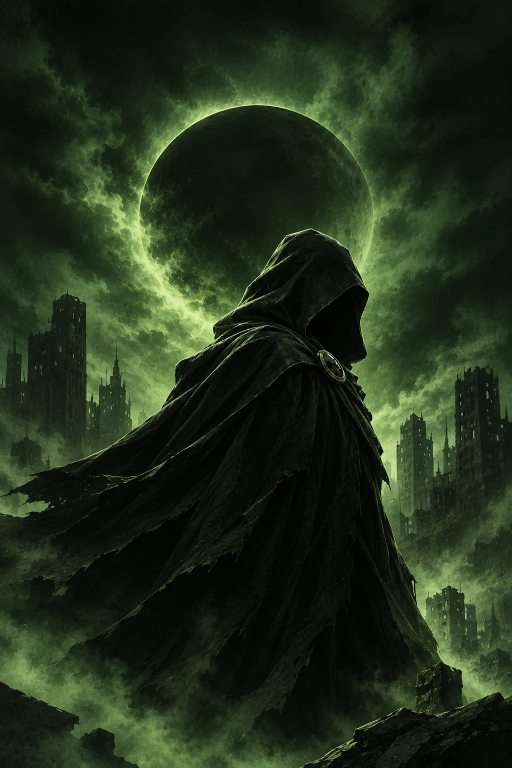
#> input picture assets/art/kalyug-character.webp, 1024 x 1536 px, found by its file name (shown at 1/2 size)
$ python hero_art.py ../../assets/art/kalyug-character.webp
#> lines starting #> are read from the running program, lines starting #| are printed output that depends on the picture; after the words box and inside, x2 and y2 are one past the last pixel; in counts of white or black regions, pixels touching at a corner belong together
### scripts/art/palette.py
"""
The site's colour grade, shared by the art scripts: the November poster's calm look. Deep
emerald-black shadows, quiet grey-green mid-tones and a warm ivory-gold light, with a little of
each picture's own colour kept (at half saturation) so pictures stay easy to tell apart.

    from palette import calm   # each script adds its own folder to sys.path first
"""
import numpy as np
from PIL import Image

# Shadow to highlight.
STOPS = [
    (0.00, (6, 11, 9)),
    (0.15, (12, 25, 19)),
    (0.35, (25, 47, 37)),
    (0.55, (54, 80, 64)),
    (0.75, (114, 130, 102)),
    (0.90, (200, 198, 160)),
    (1.00, (246, 242, 218)),
]


def gradient_map(lum: np.ndarray) -> np.ndarray:
    out = np.zeros(lum.shape + (3,), np.float32)
    for (a, ca), (b, cb) in zip(STOPS, STOPS[1:]):
        m = (lum >= a) & (lum <= b)
        t = ((lum - a) / (b - a))[m][:, None]
        out[m] = np.array(ca, np.float32) * (1 - t) + np.array(cb, np.float32) * t
    return out


def calm(im: Image.Image, keep: float = 0.22) -> Image.Image:
    """Grade a picture to the palette, keeping `keep` of its own (half-saturated) colour."""
#> called with keep = 0.22
    a = np.asarray(im.convert('RGB')).astype(np.float32) / 255
    lum = np.clip(a @ np.array([0.299, 0.587, 0.114], np.float32), 0, 1) ** 0.9
    grey = (lum * 255)[..., None]
    own = grey + (a * 255 - grey) * 0.5
    return Image.fromarray(np.clip(gradient_map(lum) * (1 - keep) + own * keep, 0, 255).astype(np.uint8))
#> the loop in gradient_map, `for (a, ca), (b, cb) in zip(STOPS, STOPS[1:]):` made 6 passes
#> pass 1, in gradient_map, `m = (lum >= a) & (lum <= b)`:
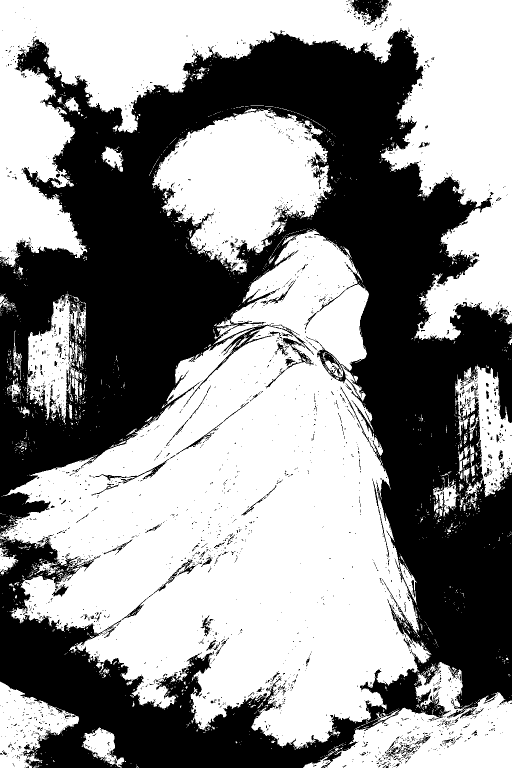
#> m: shape (1536, 1024) bool (shown at 1/2 size); 56.6% white; 2436 black regions (2297 under 20 px), largest, box (x1, y1, x2, y2) and area: (0, 56, 1024, 1536) 661273, (699, 0, 778, 50) 1997, (531, 676, 628, 777) 836
#> after the loop in gradient_map, `for (a, ca), (b, cb) in zip(STOPS, STOPS[1:]):`:
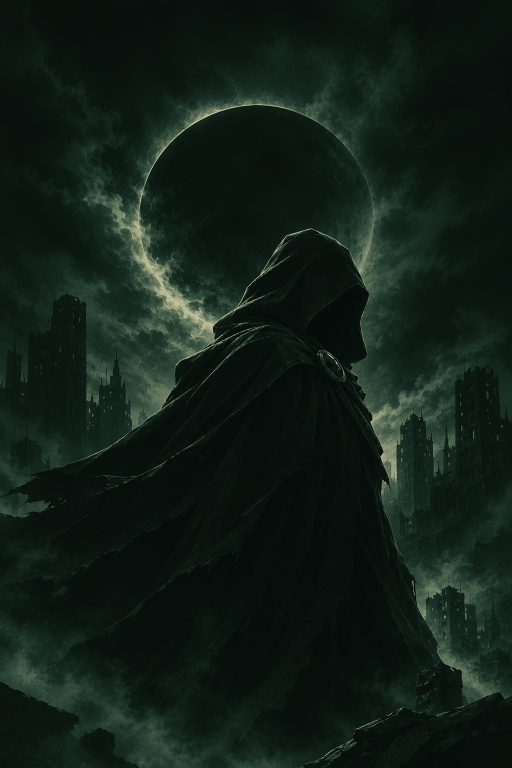
#> out: shape (1536, 1024, 3) float32 (shown at 1/2 size); mean of channels 0, 1, 2 17.9, 31.2, 24.4; drawn as R, G, B

### scripts/art/hero_art.py
"""
The landing hero art, from the club's character art of Professor Kalyug.

    python3 scripts/art/hero_art.py assets/art

Reads (in assets/art):
  kalyug-character.webp  portrait (2 : 3): hood to waist before the eclipse
  kalyug-wide.webp       wide (21 : 9): the same scene, the figure on the right and the ruined
                         city carrying on across the left, as quiet space for the title

Writes:
  Both are graded to the site's palette (palette.py: the November poster's calm greens).

  hero.jpg          phones and tablets: the portrait, with the site's grain. The page frames it
                    on the hood and eclipse (object-position).
  hero-desktop.jpg  laptops and desktops: the wide art, upscaled to 2880 px (sharp on a 1440 px
                    retina screen), lightly sharpened, with the site's grain.
"""
import os
import sys

from PIL import Image, ImageChops, ImageFilter

sys.path.insert(0, os.path.dirname(os.path.abspath(__file__)))
from palette import calm  # noqa: E402

DESKTOP_WIDTH = 2880


def grain(im: Image.Image, amount: float) -> Image.Image:
#> called with amount = 0.1
    noise = Image.effect_noise(im.size, 28).convert('RGB')
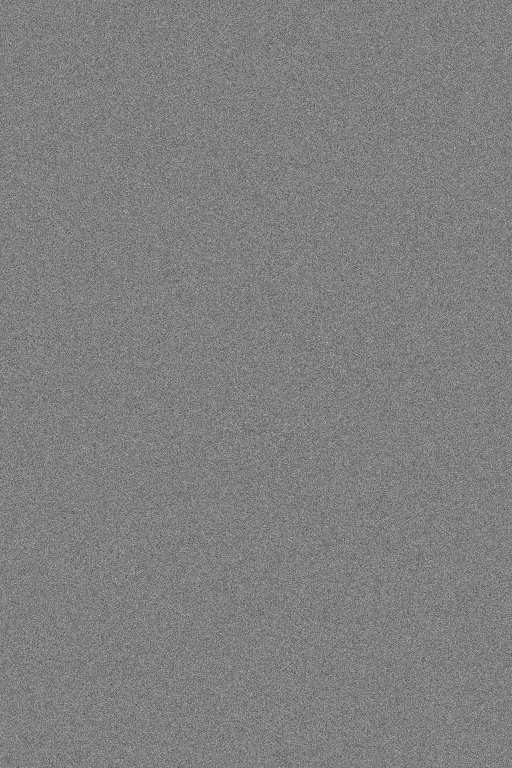
#> noise: PIL image 1024x1536 RGB (shown at 1/2 size); min 0, max 255, mean 127.5
    return ImageChops.blend(im, ImageChops.overlay(im, noise), amount)


def main():
    art = sys.argv[1]
    portrait = calm(Image.open(os.path.join(art, 'kalyug-character.webp')))
    grain(portrait, 0.1).save(os.path.join(art, 'hero.jpg'), quality=82, optimize=True, progressive=True)

    wide = calm(Image.open(os.path.join(art, 'kalyug-wide.webp')))
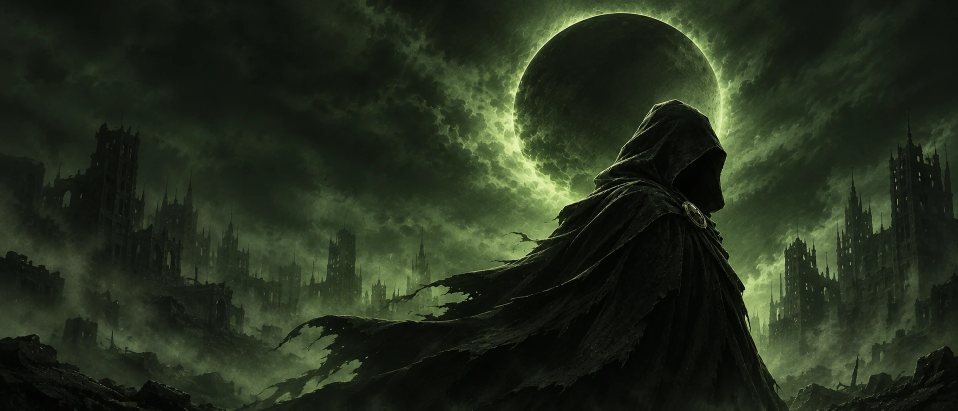
#> input picture assets/art/kalyug-wide.webp, 1916 x 821 px, found by its file name (shown at 1/2 size)
#> the loop in gradient_map (call 2), `for (a, ca), (b, cb) in zip(STOPS, STOPS[1:]):` made 6 passes
#> pass 1, in gradient_map (call 2), `m = (lum >= a) & (lum <= b)`:
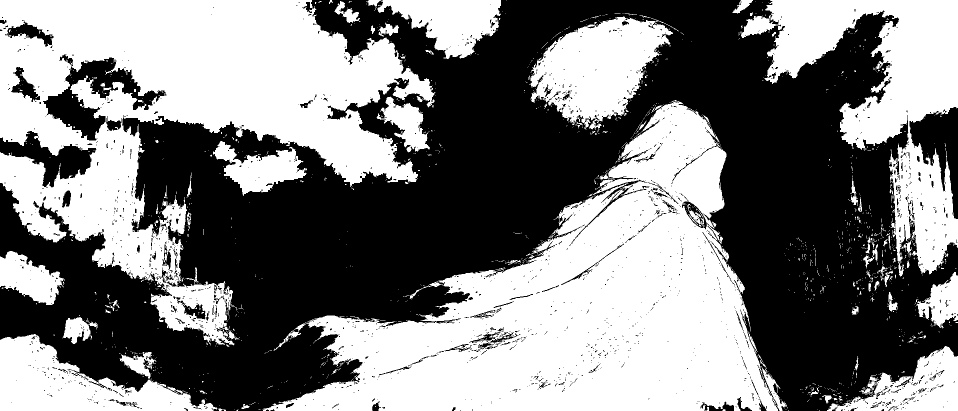
#> m: shape (821, 1916) bool (shown at 1/2 size); 49.4% white; 1433 white regions (1334 under 20 px), largest, box (x1, y1, x2, y2) and area: (525, 200, 1576, 821) 288089, (0, 0, 871, 691) 256407, (1481, 0, 1916, 553) 88505
#> after the loop in gradient_map (call 2), `for (a, ca), (b, cb) in zip(STOPS, STOPS[1:]):`:
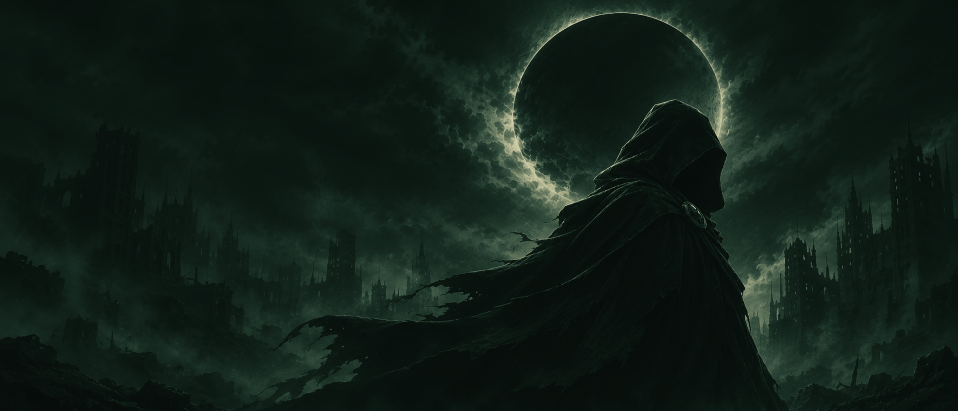
#> out: shape (821, 1916, 3) float32 (shown at 1/2 size); mean of channels 0, 1, 2 17.2, 31.1, 24.2; drawn as R, G, B
    if wide.width < DESKTOP_WIDTH:
        wide = wide.resize((DESKTOP_WIDTH, round(wide.height * DESKTOP_WIDTH / wide.width)), Image.LANCZOS)
        wide = wide.filter(ImageFilter.UnsharpMask(radius=2, percent=55, threshold=2))
    grain(wide, 0.14).save(os.path.join(art, 'hero-desktop.jpg'), quality=80, optimize=True, progressive=True)
#> call 2 of grain, with amount = 0.14
#> in grain (call 2), `noise = Image.effect_noise(im.size, 28).convert('RGB')`:
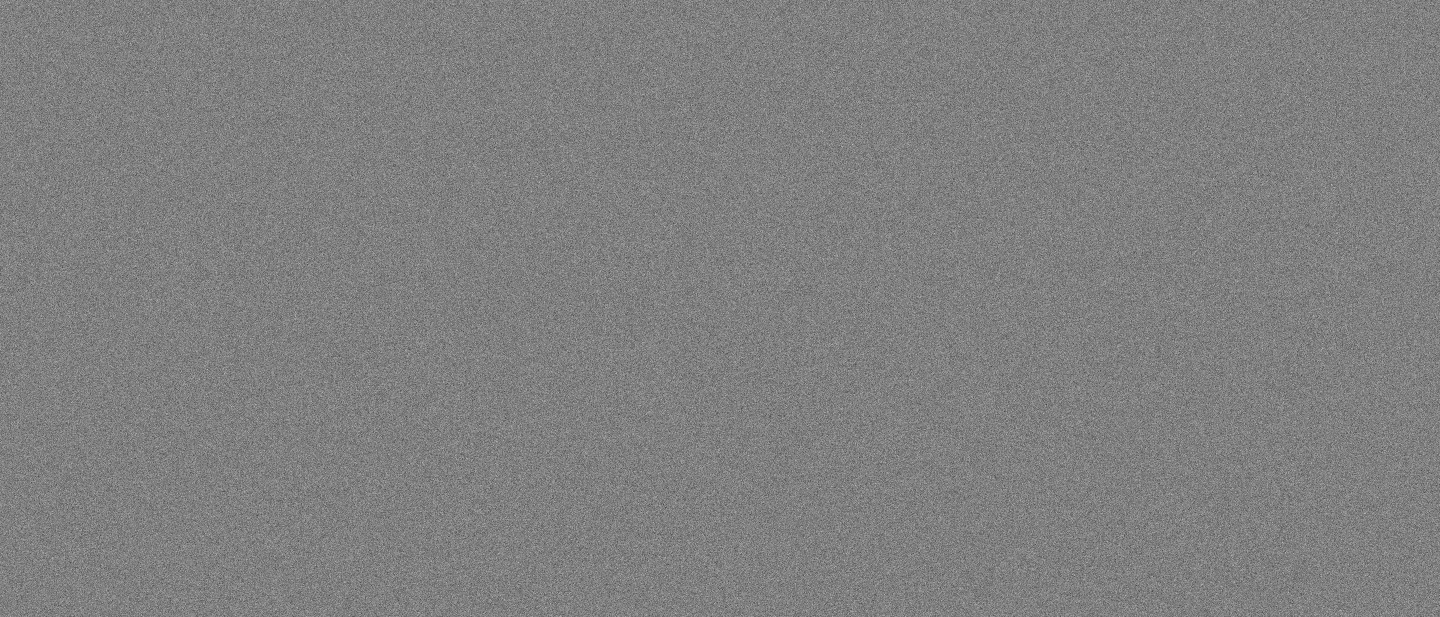
#> noise: PIL image 2880x1234 RGB (shown at 1/2 size); min 0, max 255, mean 127.5
    print('hero.jpg', portrait.size, '· hero-desktop.jpg', wide.size)
#| hero.jpg (1024, 1536) · hero-desktop.jpg (2880, 1234)


if __name__ == '__main__':
    main()
